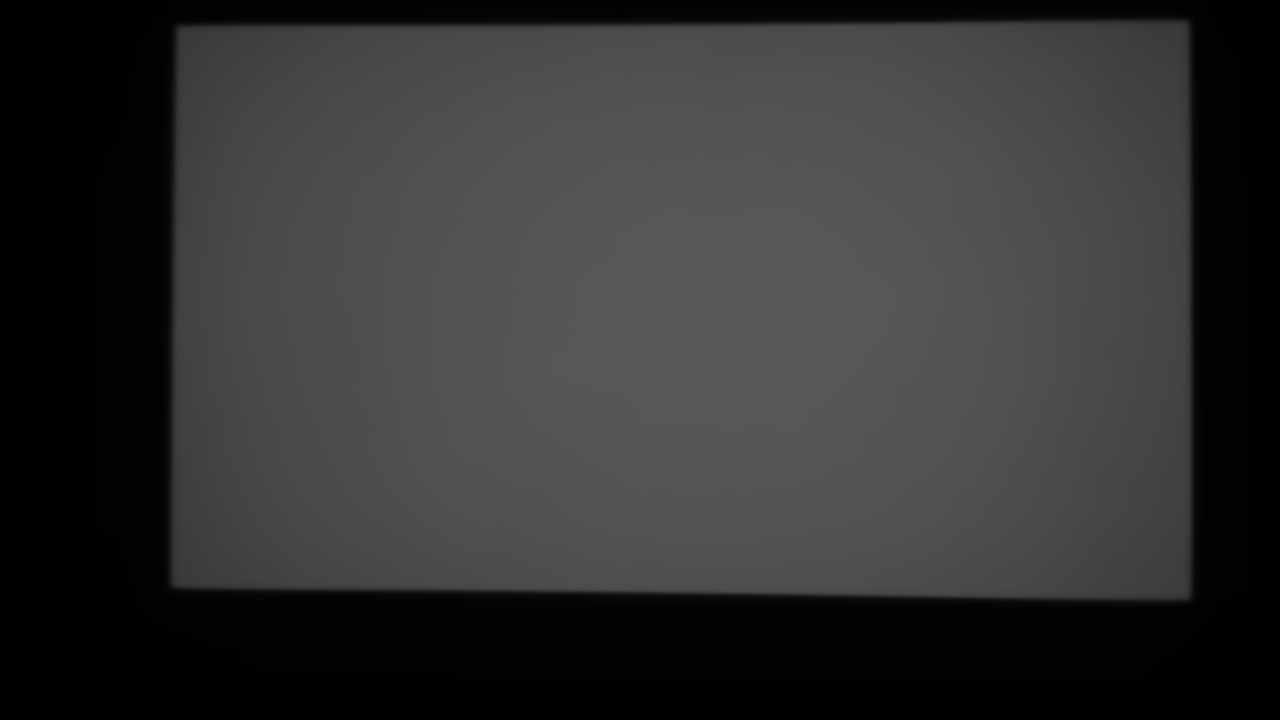
#> input picture 2_gui_features_in_opencv/captured_white.png, 1280 x 720 px, found by its file name
$ python img_integral.py
#> lines starting #> are read from the running program, lines starting #| are printed output that depends on the picture
# coding: utf-8

import cv2 as cv
import numpy as np

# Load image
cv.samples.addSamplesDataSearchPath('../mydata')
file = cv.samples.findFile('captured_white.png')
if not file:
    raise FileNotFoundError('file not found')

src = cv.imread(file)
#> src is the input picture: shape (720, 1280, 3); min 0, max 88, mean 49.5
src = cv.resize(src, None, fx=0.5, fy=0.5, interpolation=cv.INTER_AREA)
#> src: shape (360, 640, 3)
gray = cv.cvtColor(src, cv.COLOR_BGR2GRAY)

img_integral = cv.integral(gray)
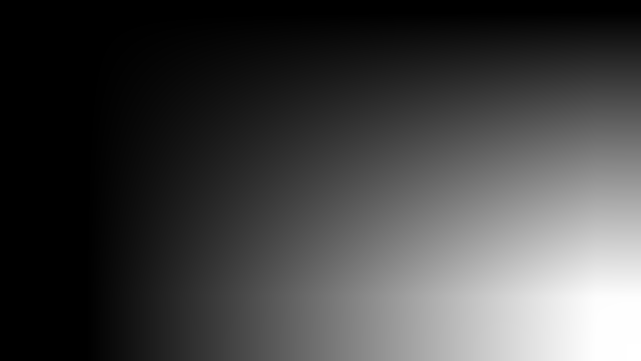
#> img_integral: shape (361, 641) int32; min 0, max 11417377, mean 3011797.8; drawn with min black and max white
h, w = gray.shape[:2]
#> h = 360; w = 640
result = np.zeros((h + 1, w + 1), dtype=np.uint8)
cv.normalize(img_integral, result, 0, 255, cv.NORM_MINMAX, cv.CV_8UC1)
cv.imshow("result", result)
cv.waitKey()
